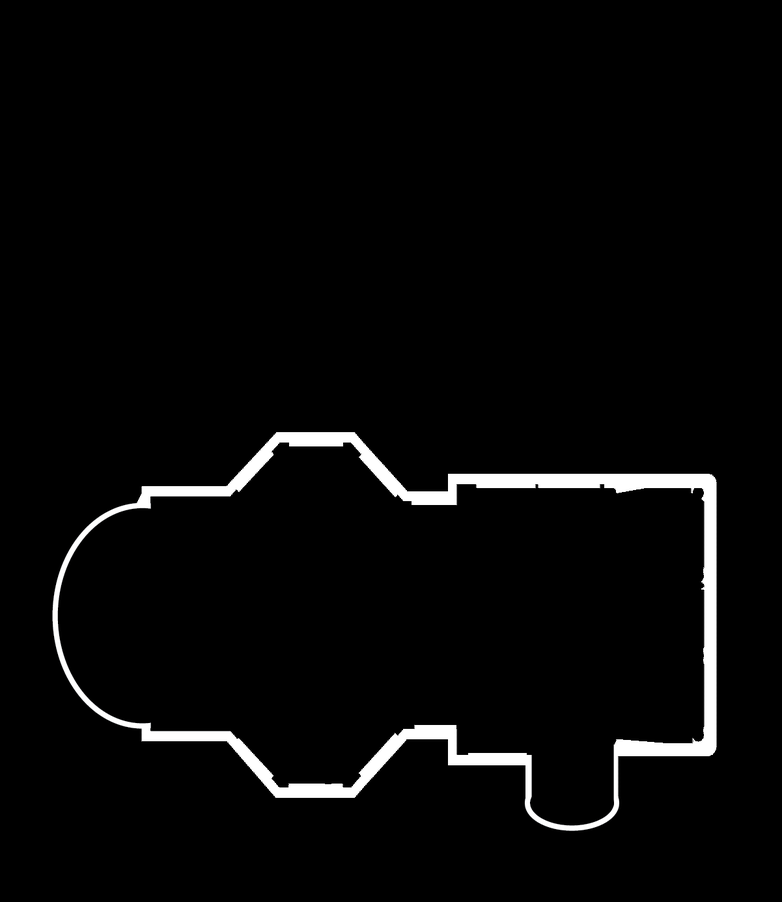
%> input picture interpolation/test.png, 782 x 902 px, shrunk from 1201 x 1386 before the run
$ octave church.m   (GNU Octave 9; MATLAB toolbox functions it lacks are replaced by stand-ins)
%> lines starting %> are read from the running program, lines starting %| are printed output that depends on the picture; in (x1, y1, x2, y2) boxes, pixels count from 0 and x2, y2 are one past the last pixel; in counts of white or black regions, pixels touching at a corner belong together; the program's own positions count from 1
### include-matlab/image_info_into_hex.m
function [X,Y,Z,hex_edge_density] = image_info_into_hex(IM_INPUT,E)
% Interpolate values from a square grid into a hexagonal grid.

n_input = size(IM_INPUT,2);
m_input = size(IM_INPUT,1);
% hx_input = 1/n_input;
% hy_input = 1/m_input;
[X_input,Y_input] = meshgrid(linspace(-0.1,1.1,n_input),linspace(-0.1,1.1,m_input));
n = size(X_input,2);
hx = 1/n;
hy = hx*sin(pi/3);
d = hx*cos(pi/3);
[X,Y] = meshgrid(-0.1:hx:1.1,1.1:-hy:-0.1);
m = size(X,1);
n = size(X,2);
if mod(m,2)==1
    X(2:2:m-1,:) = X(2:2:m-1,:)-d;
else
    X(2:2:m,:) = X(2:2:m,:)-d;
end
IM_INPUT(IM_INPUT==0) = NaN;
Z = interp2(X_input,Y_input,IM_INPUT,X,Y);
Z(isnan(Z)) = 0;
A = [1,1;1,1];
if nargin>1
E = imdilate(E,A);
hex_edge_density = interp2(X_input,Y_input,E,X,Y);
hex_edge_density(isnan(hex_edge_density)) = 0;
%hex_edge_density = 0;
end
end

### include-matlab/sparsify_height_field_admm.m
function [Z,data] = sparsify_height_field_admm(X,Y,Z0,varargin)
% Use ADMM to find a heightfield close to Z0 that is piecewise developable.
%
% For details, see "Developability of Heightfields via Rank Minimization",
% ACM SIGGRAPH 2020. Silvia Sellán, Noam Aigerman, Alec Jacobson
%
% Sample call:
%
%           Z = sparsify_height_field_admm(X,Y,Z0,'Lambda',lambda);
%
%
% Input:
%       X,Y are m by n matrices of hexagonal grid coordinates generated
%           by (h,0) and (hcos(pi/3),hsin(pi/3)).
%       Z0 is a m by n matrix containing the Z0 of the input height field

%       Optional:
%           'Lambda' data fidelity parameter {10^5}
%           'MaxInnerIter' number of maximum ADMM iterations {10k}
%           'GetEnergy' output actual energy value {false}
%           'UseMex' use parallelized, faster C++ functions for X update {true}
%           'AggregateNorm' optimize sum of ||H||* or of ||H||*^2 {1}
%           'OperatorNorm' optimize the second sv of H instead of ||H||* {false}
%           'Fill' use fit Hessians to fill occlusions {false}
%           'Jumps' detect occlusions {false}
%           'Threshold' for occlusion detection {40000}
%           'Plot' plot input and output {true}
%           'InterpolateB' indeces of points for interpolation problem {[]}
%           'InterpolateB' values at points for interpolation problem {[]}
%
%
% Output:
%       Z is the output heightfield, which can be plotted with surf(X,Y,Z)
%       data struct containing information for debugging


%%%%% PARAMETER ASSIGNING
%%% Default Parameters
II = [];
lambda = 10^5;
maxinneriter = 10000;
get_energy = false;
usemex = true;
aggregatenorm = 1;
opnorm = false;
fill = false;
jumps = false;
plot = true;
thresh = 40000;
interpolate_b = [];
interpolate_bc = [];
%%% End of Default Parameters

%%% Setting user-specified parameters
params_to_variables = containers.Map({'Interior','Lambda',...
    'MaxInnerIter','GetEnergy','UseMex','AggregateNorm',...
    'OperatorNorm','Fill','Jumps','Plot','Thresh',...
    'InterpolateB','InterpolateBC','NormalWeight','Update'},...
    {'II','lambda','maxinneriter','get_energy',...
    'usemex','aggregatenorm','opnorm','fill','jumps','plot','thresh',...
    'interpolate_b','interpolate_bc','normal_weight','update'});
v = 1;
while v <= numel(varargin)
    param_name = varargin{v};
    if isKey(params_to_variables,param_name)
        assert(v+1<=numel(varargin));
        v = v+1;
        feval(@()assignin('caller',params_to_variables(param_name),varargin{v}));
    else
        error('Unsupported parameter: %s',varargin{v});
    end
    v=v+1;
end
%%%
%%%%%


tic
m = size(X,1);
n = size(X,2);
always_II = [];
Z0(Z0==-Inf) = 0;
for j=3:(n-2) % for sub2ind but let's do one thing at a time.
    always_II = [always_II, ((j-1)*m)+(3:(m-2))];
end

remove_ghost = false;
if isempty(II)
    background = unique([find(Z0(:)==0),find(isnan(Z0(:))),find(Z0(:)==-Inf)]);
    II = setdiff(1:m*n,background);
    remove_ghost = true;
end
II = intersect(II,always_II);
[NN,BXX,BXY,BYX,BYY,BX,BY,C,bad,non_occluded] = ...
    get_connectivity(X,Y,Z0,II,'hex',thresh);
background = setdiff(1:(m*n),NN(:))';
ghost = setdiff(NN(:),II);

if jumps
    non_occ = (non_occluded(II));
    remove_ghost = false;
    II = II(logical(non_occ));
    NN = NN(:,logical(non_occ));
    background = setdiff(1:(m*n),NN(:))';
    ghost = setdiff(NN(:),II);
    data.II = II;
    if plot
        surf(X,Y,Z0,'EdgeColor','none')
        hold on
        plot3(X(background),Y(background),Z0(background),'.g','MarkerSize',1)
        plot3(X(ghost),Y(ghost),Z0(ghost),'.b','MarkerSize',1)
        % drawnow
        hold off
        %  pause
    end
end
if plot
    surf(X,Y,Z0)
    hold on
    plot3(X(II),Y(II),Z0(II),'.r','MarkerSize',2)
    plot3(X(background),Y(background),Z0(background),'.g','MarkerSize',2)
    plot3(X(ghost),Y(ghost),Z0(ghost),'.b','MarkerSize',2)
    hold off
    drawnow
end

weights = ones(length(II),1);
A = speye(4*length(II),4*length(II));
c = sparse(4*length(II),1);
state.Z = Z0(:);
state.Z0 = Z0(:);
state.U = zeros(size(c,1),size(c,2));
state.rho_prev = nan;
state.rho = .000001;
state.argmin_X_data = [];

Zi = state.Z(1:m*n);
B = build_operator_admm(X,Y,reshape(Zi,m,n),II);

state.X = B*state.Z;
state.argmin_Z_data.rho_prev = nan;
argmin_X = @(Z,U,rho,data) argmin_X_full(Z,U,rho,data,B,II,get_energy,...
    usemex,aggregatenorm,opnorm,weights,NN,BXX,BXY,BYX,BYY,BX,BY,C);

argmin_Z = @(X,U,rho,data) argmin_Z_full(X,U,rho,data,B,II,...
    Z0,lambda,background,get_energy,weights,interpolate_b,interpolate_bc);
[~,~,state] = admm_changed(argmin_X,argmin_Z,A,-B,c,state,'MaxIter',maxinneriter,...
    'TolAbs',0.0001,'TolRel',0.001);

time = toc;
data.II = II;
data.title_str = ['Lambda: ',num2str(lambda),'. Vertices: ',num2str(length(II)),...
    '. Time: ',num2str(time)];
disp(data.title_str)

if remove_ghost
    state.Z(ghost) = Z0(ghost);
end

if fill
    Z_gaps = reshape(state.Z,m,n);
    Z_gaps(background) = NaN;
    Z0_gaps = reshape(state.Z0,m,n);
    Z0_gaps(background) = NaN;
    [NN,BXX,BXY,BYX,BYY,BX,BY,C,bad,non_occluded] = ...
        get_connectivity(X,Y,reshape(state.Z,m,n),II,'hex',thresh);
    [HH,normals,ind_term] = get_hessians(NN,BXX,BXY,BYX,BYY,BX,BY,C,reshape(state.Z,m,n));
    interior_verts_X = X(II);
    interior_verts_Y = Y(II);
    interior_verts_Z0 = state.Z0(II);
    interior_verts_initially = [interior_verts_X(:),interior_verts_Y(:),...
        interior_verts_Z0(:)];

    for i=1:length(background)
        if state.Z(background(i))>1e-2
            pos = [X(background(i)),Y(background(i)),state.Z(background(i))];
            distances = normrow(interior_verts_initially(:,1:2) - ...
                repmat(pos(:,1:2),length(II),1));
            [~,ind] = min(distances);
            ind = ind(1);
            v = pos-interior_verts_initially(ind,:);
            v = [v(1);v(2)];
            values = .5.*v'*HH(:,:,ind)*v+normals(ind,1:2)*v+ind_term(ind);
            if values>2
                warning('thing')
            end
            state.Z(background(i)) = values;
        else
            state.Z(background(i)) = NaN;
        end
    end
else
    state.Z(background) = state.Z0(background);
end


Z = reshape(state.Z(1:m*n),m,n);
if plot
    surf(X,Y,Z)
    hold on
    plot3(X(II),Y(II),Z(II),'.r','MarkerSize',2)
    plot3(X(background),Y(background),Z0(background),'.g','MarkerSize',2)
    plot3(X(ghost),Y(ghost),Z0(ghost),'.b','MarkerSize',2)
    hold off
    drawnow
end


end

### interpolation/church.m
% [17 lines of commented-out code are left out]

A = imread('test.png');
%> A is the input picture: size 902x782x3 uint8; mean R, G, B 7.7, 7.7, 7.7
A = A(1:1:end,1:1:end,1);
%> A: size 902x782 uint8
if size(A,1)>size(A,2)
    A = A((size(A,1)-size(A,2)+1):size(A,1),1:size(A,2));
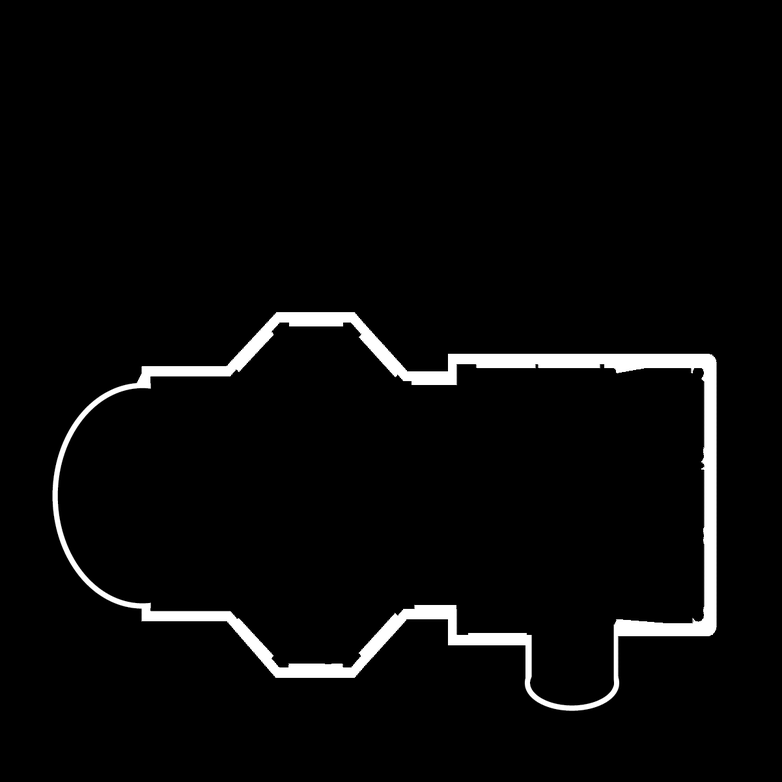
%> A: size 782x782 uint8; min 0, max 255, mean 8.9
else
    A = A(1:size(A,1),1:size(A,1));
end
%A = 255-A;
A(A<250) = 0;
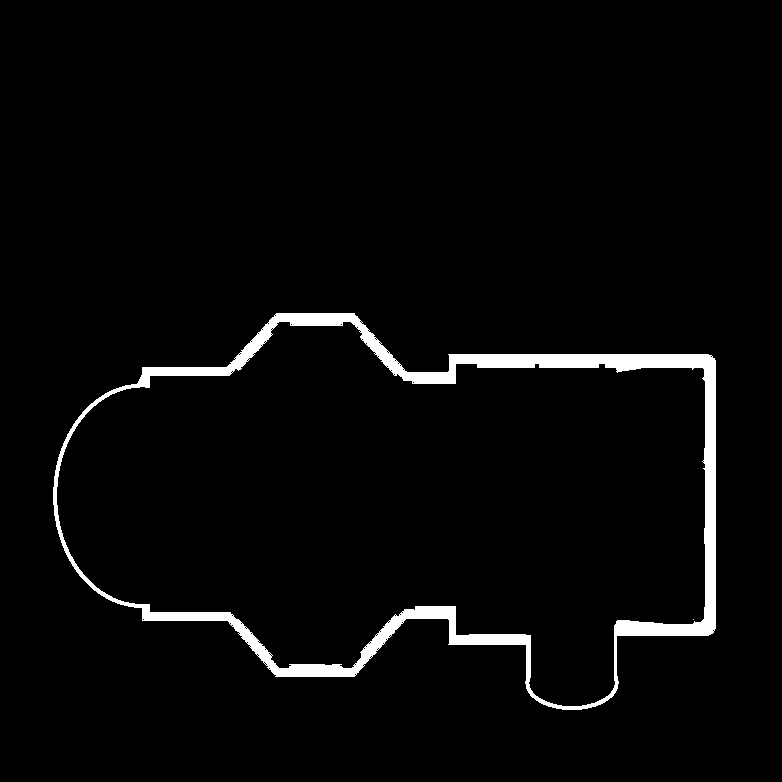
%> A: size 782x782 uint8; 1.54% of pixels changed, all inside (x1, y1, x2, y2) = (50, 310, 719, 714)
[X,Y,Z0] = image_info_into_hex(double(A));
%> in image_info_into_hex, `X(2:2:m,:) = X(2:2:m,:)-d;`:
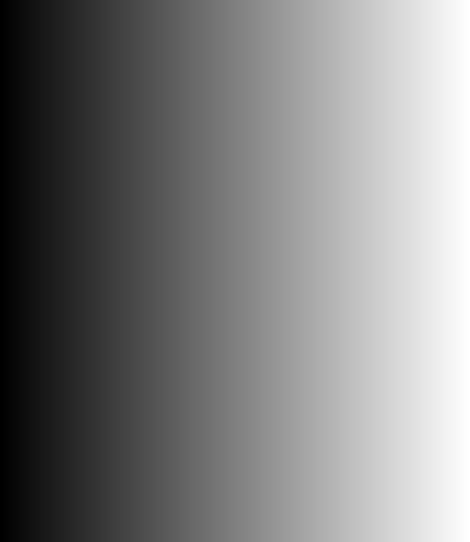
%> X: size 1084x939 double (shown at 1/2 size); min -0.101, max 1.1, mean 0.499; drawn with min black and max white
%> in image_info_into_hex, `Z = interp2(X_input,Y_input,IM_INPUT,X,Y);`:
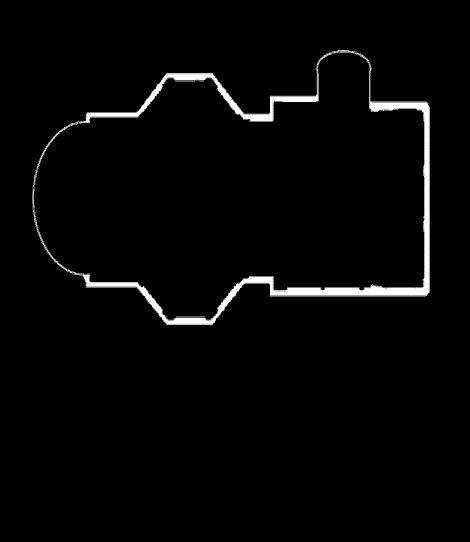
%> Z: size 1084x939 double (shown at 1/2 size); 97.33% of the values are NaN or infinite; the others: min 250, max 255, mean 254.5; drawn with min black, max white, NaN and infinite black
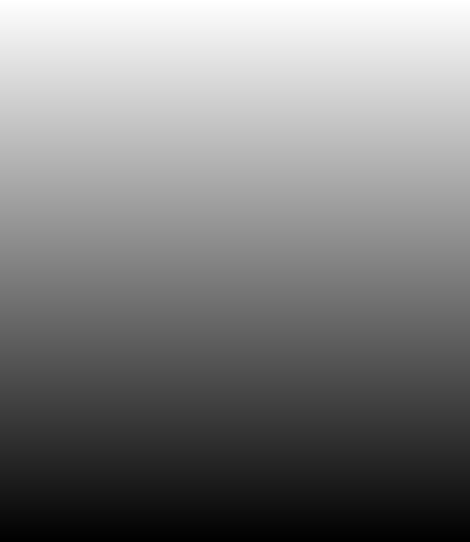
%> Y: size 1084x939 double (shown at 1/2 size); min -0.0994, max 1.1, mean 0.5; drawn with min black and max white
%Z0 = 255 - Z0;
b = find(Z0(:)>1);
%> b = 27184 values from 69763 to 931741

Z0 = Z0./255;

bc = zeros(size(b,1),1);


b2 = find((Y(:)<0.67).*(Y(:)>0.66).*(X(:)>0.1).*(X(:)<0.85));
%> b2 = 5279 values from 170578 to 805810
bc2 = ones(size(b2,1),1);
b3 = find((Y(:)<0.83).*(Y(:)>0.46).*(X(:)>0.38).*(X(:)<0.40));
%> b3 = 5177 values from 407829 to 424422
bc3 = ones(size(b3,1),1);
b4 = find((Y(:)<0.91).*(Y(:)>0.665).*(X(:)>0.78).*(X(:)<0.79));
%> b4 = 1657 values from 747049 to 754856
bc4 = ones(size(b4,1),1);
b2 = unique([b2;b3;b4]);
bc2 = .3.*(-2.*abs(Y(b2)-0.665)+1);

% [9 lines of commented-out code are left out]
b = [b;b2];
bc = [bc;bc2];

Z0 = .3.*ones(size(X,1),size(X,2));
Z0(b) = bc;
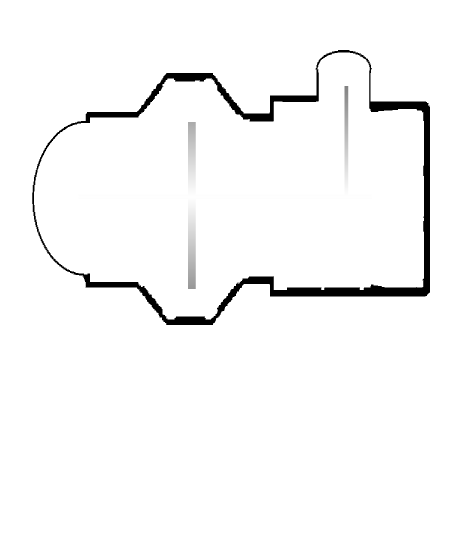
%> Z0: size 1084x939 double (shown at 1/2 size); min 0, max 0.3, mean 0.292; drawn with min black and max white
Z0(find((X(:)>1.07)+(X(:)<-0.07)+(Y(:)>1)+(Y(:)<0.3))) = 0;
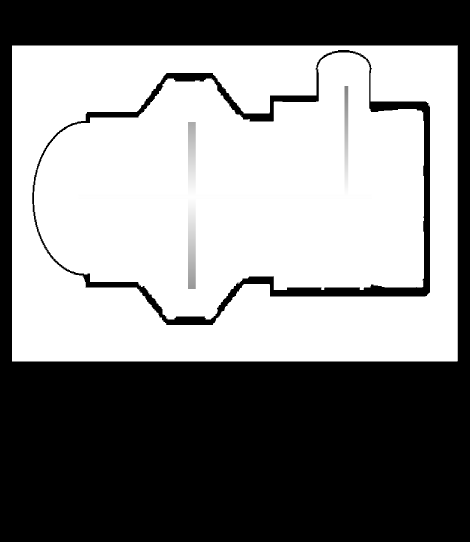
%> Z0: size 1084x939 double (shown at 1/2 size); min 0, max 0.3, mean 0.158; drawn with min black and max white

Z = sparsify_height_field_admm(X,Y,Z0,'InterpolateB',b,'InterpolateBC',bc);
%> the loop in sparsify_height_field_admm, `while v <= numel(varargin)` made 2 passes
%> param_name on passes 1 to 2: 'InterpolateB', 'InterpolateBC'
%> in sparsify_height_field_admm, `background = unique([find(Z0(:)==0),find(isnan(Z0(:))),find(Z0(:)==-In..`: background = 481632 values from 1 to 1017876
%> the run ends on the next line

$ run again, with interpolation/Artboard 1.png copied over interpolation/test.png
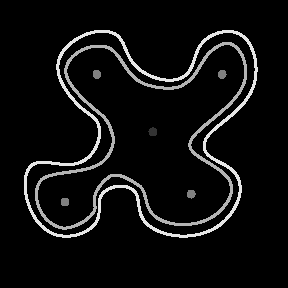
%> input picture interpolation/Artboard 1.png, 288 x 288 px
%> A is the input picture: size 288x288x3 uint8; min 0, max 230, mean 15.4
%> IM_INPUT: size 288x288 double; every value is NaN or infinite
%> `b = find(Z0(:)>1);`: b = []
%> `b2 = find((Y(:)<0.67).*(Y(:)>0.66).*(X(:)>0.1).*(X(:)<0.85));`: b2 = 864 values from 23345 to 109746
%> b3 = 676 values from 55691 to 57812
%> b4 = 243 values from 101665 to 102545
%> `b2 = unique([b2;b3;b4]);`: b2 = 1755 values from 23345 to 109746
%> bc2 = 1755 values, max 0.299 at index 5, min 0.154 at index 1437, mean 0.267
%> `b = [b;b2];`: b = 1755 values from 23345 to 109746
%> bc has the same summary as bc2
%> `Z0(b) = bc;`:
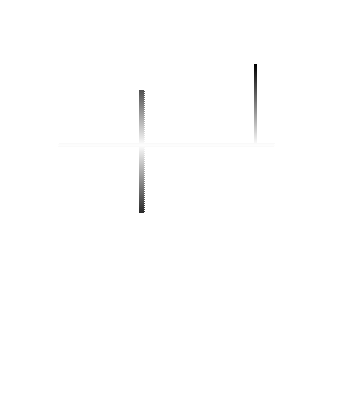
%> Z0: size 400x346 double; min 0.154, max 0.3, mean 0.3; drawn with min black and max white
%> `Z0(find((X(:)>1.07)+(X(:)<-0.07)+(Y(:)>1)+(Y(:)<0.3))) = 0;`:
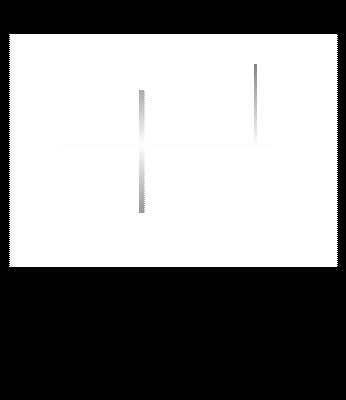
%> Z0: size 400x346 double; min 0, max 0.3, mean 0.165; drawn with min black and max white
%> the loop in sparsify_height_field_admm, `while v <= numel(varargin)` made 2 passes
%> param_name on passes 1 to 2: 'InterpolateB', 'InterpolateBC'
%> background = 61976 values from 1 to 138400
